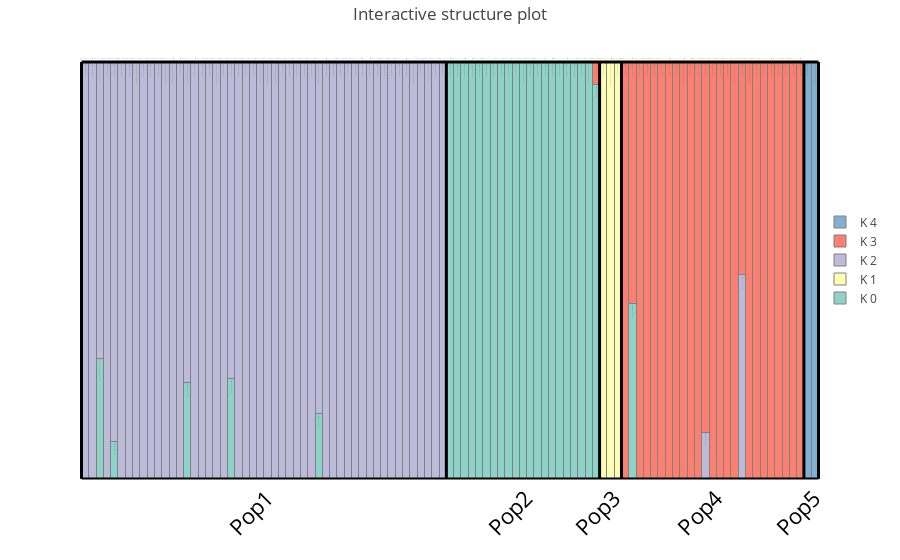

The code cell stored with this chart in its notebook:
### Markdown cell above
### Using population labels

And finally, we can remove the individual sample names and provide only the population labels in the x-axis.

### Code cell
data = []

# Create color pallete for 12 colors
# More color pallets available on https://plot.ly/ipython-notebooks/color-scales/
cp = cl.scales["12"]["qual"]["Set3"]

for k, ar in enumerate(sorted_qvals_transposed):
    
    current_bar = go.Bar(
        x = sorted_individuals,
        y = ar,
        name = "K {}".format(k),
        text=["Assignment: {}%".format(x * 100) for x in ar],
        marker = dict(
            color=cp[k],
            line=dict(
                color="grey",
                width=1,
            )
        )
    )
    
    data.append(current_bar)

number_individuals = len(individuals)

shape_list = [
    {"type": "line", "x0": - .5, "y0": 0,
     "x1": number_individuals - .5, "y1": 0,
     "line": {"width": 2}},
    {"type": "line", "x0": - .5, "y0": 0, "x1": -.5, "y1": 1,
     "line": {"width": 3}},
    {"type": "line", "x0": - .5, "y0": 1,
     "x1": number_individuals - .5, "y1": 1,
     "line": {"width": 3}},
    {"type": "line", "x0": number_individuals -.5, "y0": 0,
     "x1": number_individuals - .5, "y1": 1,
     "line": {"width": 3}}
]

pop_lines = list(
    OrderedDict.fromkeys([x for y in pop_ranges for x in y]))[1:-1]
for xpos in pop_lines:
    shape_list.append(
         {"type": "line",
          "x0": xpos - .5,
          "y0": 0,
          "x1": xpos - .5,
          "y1": 1,
          "line": {"width":3}}
    )
    
layout = go.Layout(
    # Add title to plot
    title="Interactive structure plot",
    barmode="stack",
    # Adjust top margin for title
    margin={"t":40},
    bargap="0",
    shapes=shape_list,
    legend={"x":1, "y":0.5},
    yaxis={
        "showticklabels":False
    },
    xaxis={
        # Disable the xticks with individual names
        "ticks": "",
        "showticklabels": True,
        # Provide your custom tick labels
        "ticktext": pops,
        # And their positions
        "tickvals": pop_xpos,
        "tickangle":-45,
        "tickfont": dict(size=22,
                        color="black")
    }
)


fig = go.Figure(data=data, layout=layout)

iplot(fig)

### Figure 1 — Plotly figure (JSON) as saved in the notebook; plotly's stock layout.template omitted (floating-point values rounded to 4 significant figures)
{"data": [{"marker": {"color": "rgb(141,211,199)", "line": {"color": "grey", "width": 1}}, "name": "K 0", "text": ["Assignment: 0.0071%", "Assignment: 0.009000000000000001%", "Assignment: 28.781200000000002%", "Assignment: 0.0088%", "Assignment: 8.8632%", "Assignment: 0.0077%", "Assignment: 0.0315%", "Assignment: 0.0087%", "Assignment: 0.0343%", "Assignment: 0.0205%", "Assignment: 0.0091%", "Assignment: 0.0111%", "Assignment: 0.007600000000000001%", "Assignment: 0.0142%", "Assignment: 22.9733%", "Assignment: 0.01%", "Assignment: 0.0098%", "Assignment: 0.0077%", "Assignment: 0.0072%", "Assignment: 0.0105%", "Assignment: 23.9915%", "Assignment: 0.0131%", "Assignment: 0.0116%", "Assignment: 0.0073999999999999995%", "Assignment: 0.0071%", "Assignment: 0.0077%", "Assignment: 0.0289%", "Assignment: 0.0083%", "Assignment: 0.009899999999999999%", "Assignment: 0.0103%", "Assignment: 0.0069%", "Assignment: 0.0104%", "Assignment: 15.5531%", "Assignment: 0.0073999999999999995%", "Assignment: 0.0083%", "Assignment: 0.014799999999999999%", "Assignment: 0.0086%", "Assignment: 0.0102%", "Assignment: 0.008%", "Assignment: 0.014100000000000001%", "Assignment: 0.0088%", "Assignment: 0.0118%", "Assignment: 0.0087%", "Assignment: 0.0077%", "Assignment: 0.0077%", "Assignment: 0.0174%", "Assignment: 0.014799999999999999%", "Assignment: 0.0114%", "Assignment: 0.0078%", "Assignment: 0.0087%", "Assignment: 99.9566%", "Assignment: 99.9564%", "Assignment: 99.9504%", "Assignment: 99.779%", "Assignment: 99.9611%", "Assignment: 99.9687%", "Assignment: 99.9409%", "Assignment: 99.943%", "Assignment: 99.9607%", "Assignment: 99.9657%", "Assignment: 99.95230000000001%", "Assignment: 99.9656%", "Assignment: 99.961%", "Assignment: 99.9625%", "Assignment: 99.9387%", "Assignment: 99.9588%", "Assignment: 99.9393%", "Assignment: 99.9636%", "Assignment: 99.9422%", "Assignment: 99.96340000000001%", "Assignment: 94.599%", "Assignment: 0.0358%", "Assignment: 0.0284%", "Assignment: 0.0336%", "Assignment: 0.0073999999999999995%", "Assignment: 42.0099%", "Assignment: 0.0088%", "Assignment: 0.012799999999999999%", "Assignment: 0.0114%", "Assignment: 0.0072%", "Assignment: 0.012899999999999998%", "Assignment: 0.0086%", "Assignment: 0.0091%", "Assignment: 0.008%", "Assignment: 0.0092%", "Assignment: 0.0069%", "Assignment: 0.0093%", "Assignment: 0.0097%", "Assignment: 0.0091%", "Assignment: 0.0071%", "Assignment: 0.0086%", "Assignment: 0.009600000000000001%", "Assignment: 0.0107%", "Assignment: 0.0102%", "Assignment: 0.011000000000000001%", "Assignment: 0.0104%", "Assignment: 0.009399999999999999%", "Assignment: 0.0072%", "Assignment: 0.015899999999999997%", "Assignment: 0.0157%", "Assignment: 0.0136%"], "type": "bar", "x": ["Sample1", "Sample40", "Sample41", "Sample42", "Sample43", "Sample44", "Sample46", "Sample47", "Sample49", "Sample50", "Sample56", "Sample58", "Sample60", "Sample66", "Sample68", "Sample75", "Sample76", "Sample77", "Sample78", "Sample79", "Sample80", "Sample81", "Sample83", "Sample87", "Sample89", "Sample90", "Sample91", "Sample92", "Sample97", "Sample99", "Sample38", "Sample34", "Sample101", "Sample32", "Sample18", "Sample33", "Sample17", "Sample21", "Sample15", "Sample13", "Sample22", "Sample11", "Sample19", "Sample9", "Sample24", "Sample8", "Sample5", "Sample30", "Sample31", "Sample3", "Sample7", "Sample10", "Sample6", "Sample14", "Sample4", "Sample72", "Sample70", "Sample93", "Sample95", "Sample84", "Sample65", "Sample51", "Sample45", "Sample26", "Sample23", "Sample20", "Sample57", "Sample36", "Sample54", "Sample39", "Sample28", "Sample48", "Sample12", "Sample88", "Sample27", "Sample63", "Sample86", "Sample94", "Sample96", "Sample35", "Sample98", "Sample2", "Sample29", "Sample37", "Sample82", "Sample25", "Sample62", "Sample100", "Sample52", "Sample53", "Sample16", "Sample74", "Sample71", "Sample55", "Sample69", "Sample59", "Sample64", "Sample85", "Sample67", "Sample73", "Sample61"], "y": [7.1e-05, 9e-05, 0.2878, 8.8e-05, 0.08863, 7.7e-05, 0.000315, 8.7e-05, 0.000343, 0.000205, 9.1e-05, 0.000111, 7.6e-05, 0.000142, 0.2297, 0.0001, 9.8e-05, 7.7e-05, 7.2e-05, 0.000105, 0.2399, 0.000131, 0.000116, 7.4e-05, 7.1e-05, 7.7e-05, 0.000289, 8.3e-05, 9.9e-05, 0.000103, 6.9e-05, 0.000104, 0.1555, 7.4e-05, 8.3e-05, 0.000148, 8.6e-05, 0.000102, 8e-05, 0.000141, 8.8e-05, 0.000118, 8.7e-05, 7.7e-05, 7.7e-05, 0.000174, 0.000148, 0.000114, 7.8e-05, 8.7e-05, 0.9996, 0.9996, 0.9995, 0.9978, 0.9996, 0.9997, 0.9994, 0.9994, 0.9996, 0.9997, 0.9995, 0.9997, 0.9996, 0.9996, 0.9994, 0.9996, 0.9994, 0.9996, 0.9994, 0.9996, 0.946, 0.000358, 0.000284, 0.000336, 7.4e-05, 0.4201, 8.8e-05, 0.000128, 0.000114, 7.2e-05, 0.000129, 8.6e-05, 9.1e-05, 8e-05, 9.2e-05, 6.9e-05, 9.3e-05, 9.7e-05, 9.1e-05, 7.1e-05, 8.6e-05, 9.6e-05, 0.000107, 0.000102, 0.00011, 0.000104, 9.4e-05, 7.2e-05, 0.000159, 0.000157, 0.000136]}, {"marker": {"color": "rgb(255,255,179)", "line": {"color": "grey", "width": 1}}, "name": "K 1", "text": ["Assignment: 0.0071%", "Assignment: 0.009000000000000001%", "Assignment: 0.0078%", "Assignment: 0.0088%", "Assignment: 0.0093%", "Assignment: 0.0077%", "Assignment: 0.0313%", "Assignment: 0.0087%", "Assignment: 0.0341%", "Assignment: 0.0204%", "Assignment: 0.0091%", "Assignment: 0.011000000000000001%", "Assignment: 0.0073999999999999995%", "Assignment: 0.014100000000000001%", "Assignment: 0.0095%", "Assignment: 0.009899999999999999%", "Assignment: 0.0098%", "Assignment: 0.0077%", "Assignment: 0.0072%", "Assignment: 0.0105%", "Assignment: 0.0101%", "Assignment: 0.013%", "Assignment: 0.0115%", "Assignment: 0.0075%", "Assignment: 0.0072%", "Assignment: 0.0075%", "Assignment: 0.0287%", "Assignment: 0.0083%", "Assignment: 0.0098%", "Assignment: 0.0102%", "Assignment: 0.0069%", "Assignment: 0.0104%", "Assignment: 0.0089%", "Assignment: 0.0073999999999999995%", "Assignment: 0.0082%", "Assignment: 0.0146%", "Assignment: 0.0086%", "Assignment: 0.0101%", "Assignment: 0.007899999999999999%", "Assignment: 0.013999999999999999%", "Assignment: 0.0087%", "Assignment: 0.0117%", "Assignment: 0.0086%", "Assignment: 0.007600000000000001%", "Assignment: 0.007600000000000001%", "Assignment: 0.0172%", "Assignment: 0.0147%", "Assignment: 0.0114%", "Assignment: 0.0078%", "Assignment: 0.0086%", "Assignment: 0.010799999999999999%", "Assignment: 0.0109%", "Assignment: 0.012400000000000001%", "Assignment: 0.055099999999999996%", "Assignment: 0.0097%", "Assignment: 0.0078%", "Assignment: 0.0147%", "Assignment: 0.0142%", "Assignment: 0.0098%", "Assignment: 0.0085%", "Assignment: 0.0119%", "Assignment: 0.0086%", "Assignment: 0.0097%", "Assignment: 0.0093%", "Assignment: 0.015300000000000001%", "Assignment: 0.0103%", "Assignment: 0.0151%", "Assignment: 0.0091%", "Assignment: 0.0144%", "Assignment: 0.0091%", "Assignment: 0.0092%", "Assignment: 99.8571%", "Assignment: 99.88669999999999%", "Assignment: 99.8659%", "Assignment: 0.0073%", "Assignment: 0.006999999999999999%", "Assignment: 0.0088%", "Assignment: 0.0127%", "Assignment: 0.0113%", "Assignment: 0.0072%", "Assignment: 0.012799999999999999%", "Assignment: 0.0085%", "Assignment: 0.009000000000000001%", "Assignment: 0.007899999999999999%", "Assignment: 0.0092%", "Assignment: 0.0069%", "Assignment: 0.0092%", "Assignment: 0.009600000000000001%", "Assignment: 0.009000000000000001%", "Assignment: 0.0071%", "Assignment: 0.0086%", "Assignment: 0.0095%", "Assignment: 0.0106%", "Assignment: 0.0102%", "Assignment: 0.010799999999999999%", "Assignment: 0.0104%", "Assignment: 0.0093%", "Assignment: 0.0072%", "Assignment: 0.015799999999999998%", "Assignment: 0.0156%", "Assignment: 0.0135%"], "type": "bar", "x": ["Sample1", "Sample40", "Sample41", "Sample42", "Sample43", "Sample44", "Sample46", "Sample47", "Sample49", "Sample50", "Sample56", "Sample58", "Sample60", "Sample66", "Sample68", "Sample75", "Sample76", "Sample77", "Sample78", "Sample79", "Sample80", "Sample81", "Sample83", "Sample87", "Sample89", "Sample90", "Sample91", "Sample92", "Sample97", "Sample99", "Sample38", "Sample34", "Sample101", "Sample32", "Sample18", "Sample33", "Sample17", "Sample21", "Sample15", "Sample13", "Sample22", "Sample11", "Sample19", "Sample9", "Sample24", "Sample8", "Sample5", "Sample30", "Sample31", "Sample3", "Sample7", "Sample10", "Sample6", "Sample14", "Sample4", "Sample72", "Sample70", "Sample93", "Sample95", "Sample84", "Sample65", "Sample51", "Sample45", "Sample26", "Sample23", "Sample20", "Sample57", "Sample36", "Sample54", "Sample39", "Sample28", "Sample48", "Sample12", "Sample88", "Sample27", "Sample63", "Sample86", "Sample94", "Sample96", "Sample35", "Sample98", "Sample2", "Sample29", "Sample37", "Sample82", "Sample25", "Sample62", "Sample100", "Sample52", "Sample53", "Sample16", "Sample74", "Sample71", "Sample55", "Sample69", "Sample59", "Sample64", "Sample85", "Sample67", "Sample73", "Sample61"], "y": [7.1e-05, 9e-05, 7.8e-05, 8.8e-05, 9.3e-05, 7.7e-05, 0.000313, 8.7e-05, 0.000341, 0.000204, 9.1e-05, 0.00011, 7.4e-05, 0.000141, 9.5e-05, 9.9e-05, 9.8e-05, 7.7e-05, 7.2e-05, 0.000105, 0.000101, 0.00013, 0.000115, 7.5e-05, 7.2e-05, 7.5e-05, 0.000287, 8.3e-05, 9.8e-05, 0.000102, 6.9e-05, 0.000104, 8.9e-05, 7.4e-05, 8.2e-05, 0.000146, 8.6e-05, 0.000101, 7.9e-05, 0.00014, 8.7e-05, 0.000117, 8.6e-05, 7.6e-05, 7.6e-05, 0.000172, 0.000147, 0.000114, 7.8e-05, 8.6e-05, 0.000108, 0.000109, 0.000124, 0.000551, 9.7e-05, 7.8e-05, 0.000147, 0.000142, 9.8e-05, 8.5e-05, 0.000119, 8.6e-05, 9.7e-05, 9.3e-05, 0.000153, 0.000103, 0.000151, 9.1e-05, 0.000144, 9.1e-05, 9.2e-05, 0.9986, 0.9989, 0.9987, 7.3e-05, 7e-05, 8.8e-05, 0.000127, 0.000113, 7.2e-05, 0.000128, 8.5e-05, 9e-05, 7.9e-05, 9.2e-05, 6.9e-05, 9.2e-05, 9.6e-05, 9e-05, 7.1e-05, 8.6e-05, 9.5e-05, 0.000106, 0.000102, 0.000108, 0.000104, 9.3e-05, 7.2e-05, 0.000158, 0.000156, 0.000135]}, {"marker": {"color": "rgb(190,186,218)", "line": {"color": "grey", "width": 1}}, "name": "K 2", "text": ["Assignment: 99.9717%", "Assignment: 99.964%", "Assignment: 71.19529999999999%", "Assignment: 99.9648%", "Assignment: 91.1089%", "Assignment: 99.9692%", "Assignment: 99.8744%", "Assignment: 99.96509999999999%", "Assignment: 99.8631%", "Assignment: 99.9181%", "Assignment: 99.9637%", "Assignment: 99.95570000000001%", "Assignment: 99.96979999999999%", "Assignment: 99.9435%", "Assignment: 76.99810000000001%", "Assignment: 99.9601%", "Assignment: 99.9607%", "Assignment: 99.9692%", "Assignment: 99.97120000000001%", "Assignment: 99.958%", "Assignment: 75.9782%", "Assignment: 99.9478%", "Assignment: 99.9538%", "Assignment: 99.97%", "Assignment: 99.97120000000001%", "Assignment: 99.96969999999999%", "Assignment: 99.88470000000001%", "Assignment: 99.9668%", "Assignment: 99.9606%", "Assignment: 99.9591%", "Assignment: 99.9724%", "Assignment: 99.9584%", "Assignment: 84.42009999999999%", "Assignment: 99.9703%", "Assignment: 99.9668%", "Assignment: 99.9412%", "Assignment: 99.9656%", "Assignment: 99.9594%", "Assignment: 99.9683%", "Assignment: 99.9437%", "Assignment: 99.9649%", "Assignment: 99.953%", "Assignment: 99.9653%", "Assignment: 99.9693%", "Assignment: 99.9693%", "Assignment: 99.93079999999999%", "Assignment: 99.9411%", "Assignment: 99.95439999999999%", "Assignment: 99.9687%", "Assignment: 99.9654%", "Assignment: 0.0109%", "Assignment: 0.0109%", "Assignment: 0.012400000000000001%", "Assignment: 0.055400000000000005%", "Assignment: 0.0098%", "Assignment: 0.0078%", "Assignment: 0.014799999999999999%", "Assignment: 0.0143%", "Assignment: 0.009899999999999999%", "Assignment: 0.0086%", "Assignment: 0.012%", "Assignment: 0.0086%", "Assignment: 0.0098%", "Assignment: 0.009399999999999999%", "Assignment: 0.0154%", "Assignment: 0.0103%", "Assignment: 0.015200000000000002%", "Assignment: 0.0091%", "Assignment: 0.0145%", "Assignment: 0.0092%", "Assignment: 0.0093%", "Assignment: 0.0358%", "Assignment: 0.0284%", "Assignment: 0.0336%", "Assignment: 0.0073999999999999995%", "Assignment: 0.006999999999999999%", "Assignment: 0.0088%", "Assignment: 0.012799999999999999%", "Assignment: 0.0114%", "Assignment: 0.0072%", "Assignment: 0.012899999999999998%", "Assignment: 0.0086%", "Assignment: 0.0091%", "Assignment: 0.008%", "Assignment: 0.0092%", "Assignment: 11.1487%", "Assignment: 0.0093%", "Assignment: 0.0097%", "Assignment: 0.0091%", "Assignment: 0.0071%", "Assignment: 48.9144%", "Assignment: 0.0095%", "Assignment: 0.0107%", "Assignment: 0.0102%", "Assignment: 0.010799999999999999%", "Assignment: 0.0104%", "Assignment: 0.009399999999999999%", "Assignment: 0.0072%", "Assignment: 0.015899999999999997%", "Assignment: 0.0157%", "Assignment: 0.0136%"], "type": "bar", "x": ["Sample1", "Sample40", "Sample41", "Sample42", "Sample43", "Sample44", "Sample46", "Sample47", "Sample49", "Sample50", "Sample56", "Sample58", "Sample60", "Sample66", "Sample68", "Sample75", "Sample76", "Sample77", "Sample78", "Sample79", "Sample80", "Sample81", "Sample83", "Sample87", "Sample89", "Sample90", "Sample91", "Sample92", "Sample97", "Sample99", "Sample38", "Sample34", "Sample101", "Sample32", "Sample18", "Sample33", "Sample17", "Sample21", "Sample15", "Sample13", "Sample22", "Sample11", "Sample19", "Sample9", "Sample24", "Sample8", "Sample5", "Sample30", "Sample31", "Sample3", "Sample7", "Sample10", "Sample6", "Sample14", "Sample4", "Sample72", "Sample70", "Sample93", "Sample95", "Sample84", "Sample65", "Sample51", "Sample45", "Sample26", "Sample23", "Sample20", "Sample57", "Sample36", "Sample54", "Sample39", "Sample28", "Sample48", "Sample12", "Sample88", "Sample27", "Sample63", "Sample86", "Sample94", "Sample96", "Sample35", "Sample98", "Sample2", "Sample29", "Sample37", "Sample82", "Sample25", "Sample62", "Sample100", "Sample52", "Sample53", "Sample16", "Sample74", "Sample71", "Sample55", "Sample69", "Sample59", "Sample64", "Sample85", "Sample67", "Sample73", "Sample61"], "y": [0.9997, 0.9996, 0.712, 0.9996, 0.9111, 0.9997, 0.9987, 0.9997, 0.9986, 0.9992, 0.9996, 0.9996, 0.9997, 0.9994, 0.77, 0.9996, 0.9996, 0.9997, 0.9997, 0.9996, 0.7598, 0.9995, 0.9995, 0.9997, 0.9997, 0.9997, 0.9988, 0.9997, 0.9996, 0.9996, 0.9997, 0.9996, 0.8442, 0.9997, 0.9997, 0.9994, 0.9997, 0.9996, 0.9997, 0.9994, 0.9996, 0.9995, 0.9997, 0.9997, 0.9997, 0.9993, 0.9994, 0.9995, 0.9997, 0.9997, 0.000109, 0.000109, 0.000124, 0.000554, 9.8e-05, 7.8e-05, 0.000148, 0.000143, 9.9e-05, 8.6e-05, 0.00012, 8.6e-05, 9.8e-05, 9.4e-05, 0.000154, 0.000103, 0.000152, 9.1e-05, 0.000145, 9.2e-05, 9.3e-05, 0.000358, 0.000284, 0.000336, 7.4e-05, 7e-05, 8.8e-05, 0.000128, 0.000114, 7.2e-05, 0.000129, 8.6e-05, 9.1e-05, 8e-05, 9.2e-05, 0.1115, 9.3e-05, 9.7e-05, 9.1e-05, 7.1e-05, 0.4891, 9.5e-05, 0.000107, 0.000102, 0.000108, 0.000104, 9.4e-05, 7.2e-05, 0.000159, 0.000157, 0.000136]}, {"marker": {"color": "rgb(251,128,114)", "line": {"color": "grey", "width": 1}}, "name": "K 3", "text": ["Assignment: 0.0071%", "Assignment: 0.009000000000000001%", "Assignment: 0.007899999999999999%", "Assignment: 0.0088%", "Assignment: 0.0093%", "Assignment: 0.0077%", "Assignment: 0.0314%", "Assignment: 0.0087%", "Assignment: 0.0343%", "Assignment: 0.0205%", "Assignment: 0.0091%", "Assignment: 0.0111%", "Assignment: 0.0078%", "Assignment: 0.014100000000000001%", "Assignment: 0.0095%", "Assignment: 0.01%", "Assignment: 0.0098%", "Assignment: 0.0077%", "Assignment: 0.0072%", "Assignment: 0.0105%", "Assignment: 0.0101%", "Assignment: 0.0131%", "Assignment: 0.0116%", "Assignment: 0.0075%", "Assignment: 0.0073%", "Assignment: 0.0075%", "Assignment: 0.0289%", "Assignment: 0.0084%", "Assignment: 0.009899999999999999%", "Assignment: 0.0102%", "Assignment: 0.0069%", "Assignment: 0.0104%", "Assignment: 0.009000000000000001%", "Assignment: 0.0075%", "Assignment: 0.0084%", "Assignment: 0.0147%", "Assignment: 0.0086%", "Assignment: 0.0102%", "Assignment: 0.007899999999999999%", "Assignment: 0.014100000000000001%", "Assignment: 0.0088%", "Assignment: 0.0118%", "Assignment: 0.0087%", "Assignment: 0.0077%", "Assignment: 0.0077%", "Assignment: 0.0173%", "Assignment: 0.0147%", "Assignment: 0.0114%", "Assignment: 0.007899999999999999%", "Assignment: 0.0087%", "Assignment: 0.0109%", "Assignment: 0.0109%", "Assignment: 0.012400000000000001%", "Assignment: 0.0553%", "Assignment: 0.0097%", "Assignment: 0.0078%", "Assignment: 0.014799999999999999%", "Assignment: 0.0143%", "Assignment: 0.009899999999999999%", "Assignment: 0.0086%", "Assignment: 0.0119%", "Assignment: 0.0086%", "Assignment: 0.0098%", "Assignment: 0.009399999999999999%", "Assignment: 0.015300000000000001%", "Assignment: 0.0103%", "Assignment: 0.015200000000000002%", "Assignment: 0.0091%", "Assignment: 0.0145%", "Assignment: 0.0092%", "Assignment: 5.3733%", "Assignment: 0.0357%", "Assignment: 0.0283%", "Assignment: 0.0335%", "Assignment: 99.9706%", "Assignment: 57.9691%", "Assignment: 99.9648%", "Assignment: 99.949%", "Assignment: 99.9546%", "Assignment: 99.9713%", "Assignment: 99.9486%", "Assignment: 99.9658%", "Assignment: 99.96390000000001%", "Assignment: 99.9682%", "Assignment: 99.9633%", "Assignment: 88.8306%", "Assignment: 99.9629%", "Assignment: 99.9613%", "Assignment: 99.9637%", "Assignment: 99.97160000000001%", "Assignment: 51.0598%", "Assignment: 99.96199999999999%", "Assignment: 99.9573%", "Assignment: 99.9591%", "Assignment: 99.9565%", "Assignment: 99.9583%", "Assignment: 99.9625%", "Assignment: 99.9711%", "Assignment: 99.9367%", "Assignment: 0.0157%", "Assignment: 0.0136%"], "type": "bar", "x": ["Sample1", "Sample40", "Sample41", "Sample42", "Sample43", "Sample44", "Sample46", "Sample47", "Sample49", "Sample50", "Sample56", "Sample58", "Sample60", "Sample66", "Sample68", "Sample75", "Sample76", "Sample77", "Sample78", "Sample79", "Sample80", "Sample81", "Sample83", "Sample87", "Sample89", "Sample90", "Sample91", "Sample92", "Sample97", "Sample99", "Sample38", "Sample34", "Sample101", "Sample32", "Sample18", "Sample33", "Sample17", "Sample21", "Sample15", "Sample13", "Sample22", "Sample11", "Sample19", "Sample9", "Sample24", "Sample8", "Sample5", "Sample30", "Sample31", "Sample3", "Sample7", "Sample10", "Sample6", "Sample14", "Sample4", "Sample72", "Sample70", "Sample93", "Sample95", "Sample84", "Sample65", "Sample51", "Sample45", "Sample26", "Sample23", "Sample20", "Sample57", "Sample36", "Sample54", "Sample39", "Sample28", "Sample48", "Sample12", "Sample88", "Sample27", "Sample63", "Sample86", "Sample94", "Sample96", "Sample35", "Sample98", "Sample2", "Sample29", "Sample37", "Sample82", "Sample25", "Sample62", "Sample100", "Sample52", "Sample53", "Sample16", "Sample74", "Sample71", "Sample55", "Sample69", "Sample59", "Sample64", "Sample85", "Sample67", "Sample73", "Sample61"], "y": [7.1e-05, 9e-05, 7.9e-05, 8.8e-05, 9.3e-05, 7.7e-05, 0.000314, 8.7e-05, 0.000343, 0.000205, 9.1e-05, 0.000111, 7.8e-05, 0.000141, 9.5e-05, 0.0001, 9.8e-05, 7.7e-05, 7.2e-05, 0.000105, 0.000101, 0.000131, 0.000116, 7.5e-05, 7.3e-05, 7.5e-05, 0.000289, 8.4e-05, 9.9e-05, 0.000102, 6.9e-05, 0.000104, 9e-05, 7.5e-05, 8.4e-05, 0.000147, 8.6e-05, 0.000102, 7.9e-05, 0.000141, 8.8e-05, 0.000118, 8.7e-05, 7.7e-05, 7.7e-05, 0.000173, 0.000147, 0.000114, 7.9e-05, 8.7e-05, 0.000109, 0.000109, 0.000124, 0.000553, 9.7e-05, 7.8e-05, 0.000148, 0.000143, 9.9e-05, 8.6e-05, 0.000119, 8.6e-05, 9.8e-05, 9.4e-05, 0.000153, 0.000103, 0.000152, 9.1e-05, 0.000145, 9.2e-05, 0.05373, 0.000357, 0.000283, 0.000335, 0.9997, 0.5797, 0.9996, 0.9995, 0.9995, 0.9997, 0.9995, 0.9997, 0.9996, 0.9997, 0.9996, 0.8883, 0.9996, 0.9996, 0.9996, 0.9997, 0.5106, 0.9996, 0.9996, 0.9996, 0.9996, 0.9996, 0.9996, 0.9997, 0.9994, 0.000157, 0.000136]}, {"marker": {"color": "rgb(128,177,211)", "line": {"color": "grey", "width": 1}}, "name": "K 4", "text": ["Assignment: 0.0071%", "Assignment: 0.009000000000000001%", "Assignment: 0.0078%", "Assignment: 0.0088%", "Assignment: 0.0093%", "Assignment: 0.0077%", "Assignment: 0.0313%", "Assignment: 0.0087%", "Assignment: 0.0341%", "Assignment: 0.0204%", "Assignment: 0.0091%", "Assignment: 0.0111%", "Assignment: 0.0073999999999999995%", "Assignment: 0.014100000000000001%", "Assignment: 0.0095%", "Assignment: 0.009899999999999999%", "Assignment: 0.0098%", "Assignment: 0.0077%", "Assignment: 0.0072%", "Assignment: 0.0105%", "Assignment: 0.0101%", "Assignment: 0.013%", "Assignment: 0.0115%", "Assignment: 0.0075%", "Assignment: 0.0072%", "Assignment: 0.0075%", "Assignment: 0.0288%", "Assignment: 0.0083%", "Assignment: 0.0098%", "Assignment: 0.0102%", "Assignment: 0.0069%", "Assignment: 0.0104%", "Assignment: 0.0089%", "Assignment: 0.0073999999999999995%", "Assignment: 0.0082%", "Assignment: 0.0147%", "Assignment: 0.0086%", "Assignment: 0.0101%", "Assignment: 0.007899999999999999%", "Assignment: 0.014100000000000001%", "Assignment: 0.0088%", "Assignment: 0.0117%", "Assignment: 0.0087%", "Assignment: 0.0077%", "Assignment: 0.007600000000000001%", "Assignment: 0.0173%", "Assignment: 0.0147%", "Assignment: 0.0114%", "Assignment: 0.0078%", "Assignment: 0.0086%", "Assignment: 0.010799999999999999%", "Assignment: 0.0109%", "Assignment: 0.012400000000000001%", "Assignment: 0.055099999999999996%", "Assignment: 0.0097%", "Assignment: 0.0078%", "Assignment: 0.014799999999999999%", "Assignment: 0.0142%", "Assignment: 0.0098%", "Assignment: 0.0085%", "Assignment: 0.0119%", "Assignment: 0.0086%", "Assignment: 0.0097%", "Assignment: 0.009399999999999999%", "Assignment: 0.015300000000000001%", "Assignment: 0.0103%", "Assignment: 0.015200000000000002%", "Assignment: 0.0091%", "Assignment: 0.0144%", "Assignment: 0.0091%", "Assignment: 0.0092%", "Assignment: 0.0356%", "Assignment: 0.028200000000000003%", "Assignment: 0.0334%", "Assignment: 0.0073%", "Assignment: 0.006999999999999999%", "Assignment: 0.0088%", "Assignment: 0.0127%", "Assignment: 0.0113%", "Assignment: 0.0072%", "Assignment: 0.012799999999999999%", "Assignment: 0.0085%", "Assignment: 0.009000000000000001%", "Assignment: 0.007899999999999999%", "Assignment: 0.0092%", "Assignment: 0.0069%", "Assignment: 0.0093%", "Assignment: 0.0097%", "Assignment: 0.0091%", "Assignment: 0.0071%", "Assignment: 0.0086%", "Assignment: 0.0095%", "Assignment: 0.0107%", "Assignment: 0.0102%", "Assignment: 0.010799999999999999%", "Assignment: 0.0104%", "Assignment: 0.0093%", "Assignment: 0.0072%", "Assignment: 0.015799999999999998%", "Assignment: 99.9374%", "Assignment: 99.94579999999999%"], "type": "bar", "x": ["Sample1", "Sample40", "Sample41", "Sample42", "Sample43", "Sample44", "Sample46", "Sample47", "Sample49", "Sample50", "Sample56", "Sample58", "Sample60", "Sample66", "Sample68", "Sample75", "Sample76", "Sample77", "Sample78", "Sample79", "Sample80", "Sample81", "Sample83", "Sample87", "Sample89", "Sample90", "Sample91", "Sample92", "Sample97", "Sample99", "Sample38", "Sample34", "Sample101", "Sample32", "Sample18", "Sample33", "Sample17", "Sample21", "Sample15", "Sample13", "Sample22", "Sample11", "Sample19", "Sample9", "Sample24", "Sample8", "Sample5", "Sample30", "Sample31", "Sample3", "Sample7", "Sample10", "Sample6", "Sample14", "Sample4", "Sample72", "Sample70", "Sample93", "Sample95", "Sample84", "Sample65", "Sample51", "Sample45", "Sample26", "Sample23", "Sample20", "Sample57", "Sample36", "Sample54", "Sample39", "Sample28", "Sample48", "Sample12", "Sample88", "Sample27", "Sample63", "Sample86", "Sample94", "Sample96", "Sample35", "Sample98", "Sample2", "Sample29", "Sample37", "Sample82", "Sample25", "Sample62", "Sample100", "Sample52", "Sample53", "Sample16", "Sample74", "Sample71", "Sample55", "Sample69", "Sample59", "Sample64", "Sample85", "Sample67", "Sample73", "Sample61"], "y": [7.1e-05, 9e-05, 7.8e-05, 8.8e-05, 9.3e-05, 7.7e-05, 0.000313, 8.7e-05, 0.000341, 0.000204, 9.1e-05, 0.000111, 7.4e-05, 0.000141, 9.5e-05, 9.9e-05, 9.8e-05, 7.7e-05, 7.2e-05, 0.000105, 0.000101, 0.00013, 0.000115, 7.5e-05, 7.2e-05, 7.5e-05, 0.000288, 8.3e-05, 9.8e-05, 0.000102, 6.9e-05, 0.000104, 8.9e-05, 7.4e-05, 8.2e-05, 0.000147, 8.6e-05, 0.000101, 7.9e-05, 0.000141, 8.8e-05, 0.000117, 8.7e-05, 7.7e-05, 7.6e-05, 0.000173, 0.000147, 0.000114, 7.8e-05, 8.6e-05, 0.000108, 0.000109, 0.000124, 0.000551, 9.7e-05, 7.8e-05, 0.000148, 0.000142, 9.8e-05, 8.5e-05, 0.000119, 8.6e-05, 9.7e-05, 9.4e-05, 0.000153, 0.000103, 0.000152, 9.1e-05, 0.000144, 9.1e-05, 9.2e-05, 0.000356, 0.000282, 0.000334, 7.3e-05, 7e-05, 8.8e-05, 0.000127, 0.000113, 7.2e-05, 0.000128, 8.5e-05, 9e-05, 7.9e-05, 9.2e-05, 6.9e-05, 9.3e-05, 9.7e-05, 9.1e-05, 7.1e-05, 8.6e-05, 9.5e-05, 0.000107, 0.000102, 0.000108, 0.000104, 9.3e-05, 7.2e-05, 0.000158, 0.9994, 0.9995]}], "layout": {"bargap": "0", "barmode": "stack", "legend": {"x": 1, "y": 0.5}, "margin": {"t": 40}, "shapes": [{"line": {"width": 2}, "type": "line", "x0": -0.5, "x1": 100.5, "y0": 0, "y1": 0}, {"line": {"width": 3}, "type": "line", "x0": -0.5, "x1": -0.5, "y0": 0, "y1": 1}, {"line": {"width": 3}, "type": "line", "x0": -0.5, "x1": 100.5, "y0": 1, "y1": 1}, {"line": {"width": 3}, "type": "line", "x0": 100.5, "x1": 100.5, "y0": 0, "y1": 1}, {"line": {"width": 3}, "type": "line", "x0": 49.5, "x1": 49.5, "y0": 0, "y1": 1}, {"line": {"width": 3}, "type": "line", "x0": 70.5, "x1": 70.5, "y0": 0, "y1": 1}, {"line": {"width": 3}, "type": "line", "x0": 73.5, "x1": 73.5, "y0": 0, "y1": 1}, {"line": {"width": 3}, "type": "line", "x0": 98.5, "x1": 98.5, "y0": 0, "y1": 1}], "title": "Interactive structure plot", "xaxis": {"showticklabels": true, "tickangle": -45, "tickfont": {"color": "black", "size": 22}, "ticks": "", "ticktext": ["Pop1", "Pop2", "Pop3", "Pop4", "Pop5"], "tickvals": [25, 60.5, 72.5, 86.5, 100]}, "yaxis": {"showticklabels": false}}}
